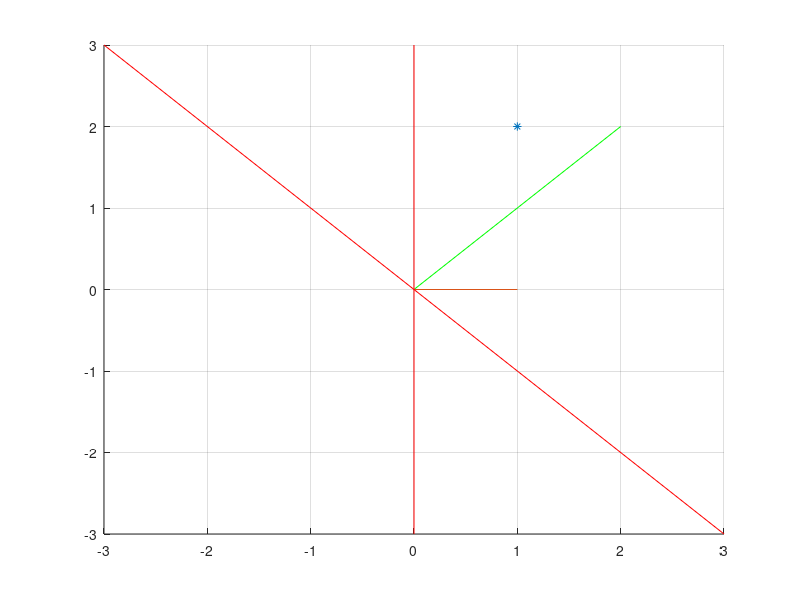

MATLAB code for this plot:
w =[2; 2];
x =[1; 2];
y =-1;
w2 = w+y*x;


hold on
grid on
xlim([-3,3])
ylim([-3,3])
line([0 w(1,1)],[0 w(2,1)], 'Color', [0,1,0])
plot(x(1,1),x(2,1),'*')
line([0 w2(1,1)],[0 w2(2,1)])
line([-3,3],[3,-3], 'Color', [1,0,0])
line([0,0],[3,-3], 'Color', [1,0,0])
hold off